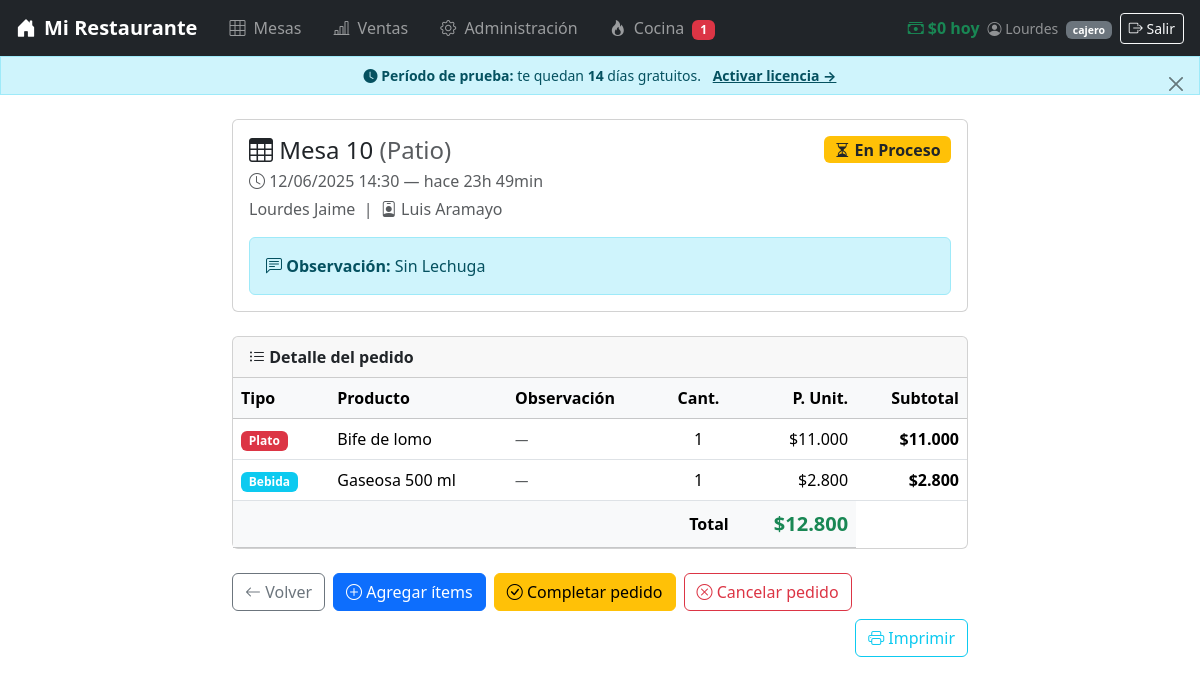
The app's page /detalle_pedido.php?id=1&mesa=10 (signed in) with its own data.
### tables this page shows
CREATE TABLE `pedido` (
  `id_pedido` int NOT NULL AUTO_INCREMENT,
  `descr_pedido` varchar(100) NOT NULL,
  `estado_pedido` varchar(45) NOT NULL DEFAULT 'En Proceso',
  `id_mozo` int DEFAULT NULL,
  `id_mesa` int NOT NULL,
  `id_cajero` int NOT NULL,
  `total_pedido` decimal(10,2) NOT NULL DEFAULT '0.00',
  `fecha_pedido` datetime DEFAULT NULL,
  PRIMARY KEY (`id_pedido`),
  UNIQUE KEY `id_pedido_UNIQUE` (`id_pedido`),
  KEY `fk_pedido_mozo` (`id_mozo`),
  KEY `fk_pedido_mesa` (`id_mesa`),
  KEY `fk_pedido_cajero` (`id_cajero`),
  CONSTRAINT `fk_pedido_cajero` FOREIGN KEY (`id_cajero`) REFERENCES `cajero` (`id_cajero`),
  CONSTRAINT `fk_pedido_mesa` FOREIGN KEY (`id_mesa`) REFERENCES `mesa` (`id_mesa`),
  CONSTRAINT `fk_pedido_mozo` FOREIGN KEY (`id_mozo`) REFERENCES `mozo` (`id_mozo`) ON DELETE SET NULL
);

CREATE TABLE `mesa` (
  `id_mesa` int NOT NULL AUTO_INCREMENT,
  `dispo_mesa` varchar(45) NOT NULL DEFAULT 'Disponible',
  `zona` varchar(50) NOT NULL DEFAULT 'Salón',
  PRIMARY KEY (`id_mesa`),
  UNIQUE KEY `id_mesa_UNIQUE` (`id_mesa`)
);

CREATE TABLE `cajero` (
  `id_cajero` int NOT NULL AUTO_INCREMENT,
  `nom_cajero` varchar(45) NOT NULL,
  `ape_cajero` varchar(45) NOT NULL,
  `usu_cajero` varchar(45) NOT NULL,
  `pass_cajero` varchar(255) NOT NULL,
  `estado` varchar(10) NOT NULL DEFAULT 'Activo',
  PRIMARY KEY (`id_cajero`),
  UNIQUE KEY `id_cajero_UNIQUE` (`id_cajero`)
);

CREATE TABLE `mozo` (
  `id_mozo` int NOT NULL AUTO_INCREMENT,
  `nom_mozo` varchar(45) NOT NULL,
  `ape_mozo` varchar(45) NOT NULL,
  `usu_mozo` varchar(45) NOT NULL,
  `pass_mozo` varchar(255) NOT NULL,
  `estado` varchar(10) NOT NULL DEFAULT 'Activo',
  PRIMARY KEY (`id_mozo`),
  UNIQUE KEY `id_mozo_UNIQUE` (`id_mozo`)
);

CREATE TABLE `detalle_plato` (
  `id_detalle_plato` int NOT NULL AUTO_INCREMENT,
  `id_pedido` int NOT NULL,
  `id_plato` int NOT NULL,
  `cantidad` int NOT NULL,
  `precio_unitario` int NOT NULL,
  `subtotal` int NOT NULL,
  `observacion` varchar(200) NOT NULL DEFAULT '',
  PRIMARY KEY (`id_detalle_plato`),
  KEY `fk_detalle_plato_pedido` (`id_pedido`),
  KEY `fk_detalle_plato_plato` (`id_plato`),
  CONSTRAINT `fk_detalle_plato_pedido` FOREIGN KEY (`id_pedido`) REFERENCES `pedido` (`id_pedido`) ON DELETE CASCADE,
  CONSTRAINT `fk_detalle_plato_plato` FOREIGN KEY (`id_plato`) REFERENCES `plato` (`id_plato`)
);

CREATE TABLE `plato` (
  `id_plato` int NOT NULL AUTO_INCREMENT,
  `nom_plato` varchar(45) NOT NULL,
  `descr_plato` varchar(100) NOT NULL,
  `precio_plato` int NOT NULL,
  PRIMARY KEY (`id_plato`),
  UNIQUE KEY `id_plato_UNIQUE` (`id_plato`)
);

CREATE TABLE `detalle_bebida` (
  `id_detalle_bebida` int NOT NULL AUTO_INCREMENT,
  `id_pedido` int NOT NULL,
  `id_bebida` int NOT NULL,
  `cantidad` int NOT NULL,
  `precio_unitario` int NOT NULL,
  `subtotal` int NOT NULL,
  `observacion` varchar(200) NOT NULL DEFAULT '',
  PRIMARY KEY (`id_detalle_bebida`),
  KEY `fk_detalle_bebida_pedido` (`id_pedido`),
  KEY `fk_detalle_bebida_bebida` (`id_bebida`),
  CONSTRAINT `fk_detalle_bebida_bebida` FOREIGN KEY (`id_bebida`) REFERENCES `bebida` (`id_bebida`),
  CONSTRAINT `fk_detalle_bebida_pedido` FOREIGN KEY (`id_pedido`) REFERENCES `pedido` (`id_pedido`) ON DELETE CASCADE
);

CREATE TABLE `bebida` (
  `id_bebida` int NOT NULL AUTO_INCREMENT,
  `nom_bebida` varchar(45) NOT NULL,
  `desc_bebida` varchar(100) NOT NULL,
  `precio_bebida` decimal(10,2) NOT NULL,
  PRIMARY KEY (`id_bebida`),
  UNIQUE KEY `id_bebida_UNIQUE` (`id_bebida`)
);

### detalle_pedido.php (the view, shortened to what this page needs)
<?php
include('app.php');
$id_pedido = intval($_GET['id']   ?? 0);
$stmt = $conexion->prepare("
    SELECT
        p.id_pedido, p.descr_pedido, p.estado_pedido,
        p.total_pedido, p.fecha_pedido, p.id_mesa, p.id_mozo,
        mo.nom_mozo, mo.ape_mozo,
        c.nom_cajero, c.ape_cajero,
        m.zona
    FROM pedido p
    LEFT JOIN mozo   mo ON p.id_mozo   = mo.id_mozo
    LEFT JOIN cajero c  ON p.id_cajero = c.id_cajero
    LEFT JOIN mesa   m  ON p.id_mesa   = m.id_mesa
    WHERE p.id_pedido = ?
");
$stmt->bind_param("i", $id_pedido);
$stmt->execute();
$pedido = $stmt->get_result()->fetch_assoc();
function getDetalle(mysqli $db, string $tabla, string $tabla_prod, string $col_nombre, string $col_id, int $id_pedido): array {
    $stmt = $db->prepare("
        SELECT p.{$col_nombre} AS nombre, d.cantidad, d.precio_unitario, d.subtotal,
               d.observacion
        FROM {$tabla} d
        INNER JOIN {$tabla_prod} p ON d.{$col_id} = p.{$col_id}
        WHERE d.id_pedido = ?
    ");
    $stmt->bind_param("i", $id_pedido);
    $stmt->execute();
    $resultado = $stmt->get_result()->fetch_all(MYSQLI_ASSOC);
    return $resultado;
}
$platos  = getDetalle($conexion, 'detalle_plato',  'plato',  'nom_plato',  'id_plato',  $id_pedido);
$bebidas = getDetalle($conexion, 'detalle_bebida', 'bebida', 'nom_bebida', 'id_bebida', $id_pedido);
$postres = getDetalle($conexion, 'detalle_postre', 'postre', 'nom_postre', 'id_postre', $id_pedido);
$diff    = (new DateTime())->diff(new DateTime($pedido['fecha_pedido']));
$tiempo  = $diff->h > 0 ? $diff->h . 'h ' . $diff->i . 'min' : $diff->i . ' min';
$zona    = $pedido['zona'] ?? '';
?>
<!DOCTYPE html>
<html lang="es">
<head>
    <link href="https://cdn.jsdelivr.net/npm/bootstrap@5.3.3/dist/css/bootstrap.min.css" rel="stylesheet">
    <link href="https://cdn.jsdelivr.net/npm/bootstrap-icons@1.11.1/font/bootstrap-icons.css" rel="stylesheet">
</head>
<body>
<?php include('navbar.php'); ?>
<div class="container" style="max-width: 760px;">
    <div class="card mb-4">
        <div class="card-body">
            <div class="row">
                <div class="col-sm-6">
                    <h4 class="mb-1">
                        <i class="bi bi-table"></i> Mesa <?= $pedido['id_mesa'] ?>
                        <span class="text-muted fw-normal">(<?= $zona ?>)</span>
                    </h4>
                    <p class="text-muted mb-1">
                        <i class="bi bi-clock"></i>
                        <?= date('d/m/Y H:i', strtotime($pedido['fecha_pedido'])) ?>
                        — hace <?= $tiempo ?>
                    </p>
                    <p class="text-muted mb-0">
                        <?= htmlspecialchars($pedido['nom_cajero'] . ' ' . $pedido['ape_cajero']) ?>
                        <?php if ($pedido['id_mozo'] !== null): ?>
                            &nbsp;|&nbsp;
                            <i class="bi bi-person-badge"></i>
                            <?= htmlspecialchars($pedido['nom_mozo'] . ' ' . $pedido['ape_mozo']) ?>
                        <?php endif; ?>
                    </p>
                </div>
                <div class="col-sm-6 text-sm-end mt-3 mt-sm-0">
                    <?php if ($pedido['estado_pedido'] === 'En Proceso'): ?>
                        <span class="badge bg-warning text-dark fs-6">
                            <i class="bi bi-hourglass-split"></i> En Proceso
                        </span>
                    <?php elseif ($pedido['estado_pedido'] === 'Listo'): ?>
                        <span class="badge bg-info fs-6">
                            <i class="bi bi-bell"></i> Listo para servir
                        </span>
                    <?php else: ?>
                        <span class="badge bg-success fs-6">
                            <i class="bi bi-check-circle"></i> Completado
                        </span>
                    <?php endif; ?>
                </div>
            </div>
            <?php if (!empty($pedido['descr_pedido'])): ?>
            <div class="alert alert-info mt-3 mb-0">
                <i class="bi bi-chat-left-text"></i>
                <strong>Observación:</strong> <?= htmlspecialchars($pedido['descr_pedido']) ?>
            </div>
            <?php endif; ?>
        </div>
    </div>
    <div class="card mb-4">
        <div class="card-header fw-bold">
            <i class="bi bi-list-ul"></i> Detalle del pedido
        </div>
        <div class="table-responsive">
            <table class="table table-hover mb-0 align-middle">
                <thead class="table-light">
                    <tr>
                        <th>Tipo</th>
                        <th>Producto</th>
                        <th>Observación</th>
                        <th class="text-center">Cant.</th>
                        <th class="text-end">P. Unit.</th>
                        <th class="text-end">Subtotal</th>
                    </tr>
                </thead>
                <tbody>
                <?php
                $secciones = [
                    ['items' => $platos,  'badge' => 'danger',  'label' => 'Plato'],
                    ['items' => $bebidas, 'badge' => 'info',    'label' => 'Bebida'],
                    ['items' => $postres, 'badge' => 'warning', 'label' => 'Postre'],
                ];
                foreach ($secciones as $seccion):
                    foreach ($seccion['items'] as $item):
                ?>
                    <tr>
                        <td><span class="badge bg-<?= $seccion['badge'] ?> text-<?= $seccion['badge'] === 'warning' ? 'dark' : 'white' ?>"><?= $seccion['label'] ?></span></td>
                        <td><?= htmlspecialchars($item['nombre']) ?></td>
                        <td class="text-muted small fst-italic">
                            <?= !empty($item['observacion']) ? htmlspecialchars($item['observacion']) : '—' ?>
                        </td>
                        <td class="text-center"><?= $item['cantidad'] ?></td>
                        <td class="text-end">$<?= number_format($item['precio_unitario'], 0, ',', '.') ?></td>
                        <td class="text-end fw-semibold">$<?= number_format($item['subtotal'], 0, ',', '.') ?></td>
                    </tr>
                <?php endforeach; endforeach; ?>
                </tbody>
                <tfoot class="table-light">
                    <tr>
                        <td colspan="4" class="text-end fw-bold">Total</td>
                        <td class="text-end fw-bold text-success fs-5">
                            $<?= number_format($pedido['total_pedido'], 0, ',', '.') ?>
                        </td>
                    </tr>
                </tfoot>
            </table>
        </div>
    </div>
    <div class="d-flex flex-wrap gap-2 mb-5 no-print">
        <a href="principal.php" class="btn btn-outline-secondary">
            <i class="bi bi-arrow-left"></i> Volver
        </a>
        <?php if ($pedido['estado_pedido'] === 'En Proceso'): ?>
            <a href="limpiar_y_agregar.php?id_pedido=<?= $id_pedido ?>&mesa=<?= $pedido['id_mesa'] ?>&zona=<?= urlencode($zona) ?>"
               class="btn btn-primary">
                <i class="bi bi-plus-circle"></i> Agregar ítems
            </a>
            <button class="btn btn-warning"
                    onclick="if(confirm('¿Completar pedido y liberar la mesa?')) location.href='liberar_mesa.php?mesa=<?= $pedido['id_mesa'] ?>&pedido=<?= $id_pedido ?>'">
                <i class="bi bi-check-circle"></i> Completar pedido
            </button>
            <button class="btn btn-outline-danger"
                    onclick="if(confirm('¿Cancelar pedido? La mesa quedará libre y el pedido NO aparecerá en ventas.')) location.href='cancelar_pedido.php?id=<?= $id_pedido ?>&mesa=<?= $pedido['id_mesa'] ?>'">
                <i class="bi bi-x-circle"></i> Cancelar pedido
            </button>
        <?php endif; ?>
        <button class="btn btn-outline-info ms-auto" onclick="window.print()">
            <i class="bi bi-printer"></i> Imprimir
        </button>
    </div>
</div>
</body>
</html>

### records on screen
pedido: id_mesa "10", id_mesa.zona "Patio", fecha_pedido "12/06/2025 14:30", id_cajero.ape_cajero "Lourdes Jaime", id_mozo.ape_mozo "Luis Aramayo", descr_pedido "Sin Lechuga", total_pedido "12.800"
detalle_plato: label "Plato", id_plato.nom_plato "Bife de lomo", cantidad "1", precio_unitario "11.000", subtotal "11.000"
detalle_bebida: label "Bebida", id_bebida.nom_bebida "Gaseosa 500 ml", cantidad "1", precio_unitario "2.800", subtotal "2.800"

### other values on screen
$nombre_app "Mi Restaurante"
$pedidos_activos "1"
$moneda "$"
$ventas_hoy "0"
$_SESSION['usuario'] "Lourdes"
$_SESSION['rol'] "cajero"
$dias_rest "14"
